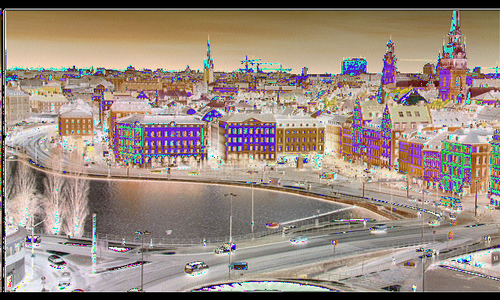
#> input picture src/issue5/imgfac/LL004.png, 500 x 300 px, shrunk from 640 x 384 before the run; the run also reads 2 pictures not shown here
$ jupyter execute issu5.ipynb
#> lines starting #> are read from the running program, lines starting #| are printed output that depends on the picture
### src/issue5/code/route.py
import os
from os import scandir, getcwd
from os import listdir
import re
def ls(donde,filext = '.png'):
#> called with donde = './issue5/img/', filext = '.png'
    lstFiles = []
    os.chdir(donde)
    ruta = os.walk("./")
    for root, dirs, files in ruta:
        for fichero in files:
            (nombreFichero, extension) = os.path.splitext(fichero)
            if(extension == filext):
                if re.match('[H-L]{2}\d',nombreFichero):
                    lstFiles.append(nombreFichero+extension)
    return lstFiles
# [11 lines left out: function lsimg, not called in this run]

### src/issue5/code/divimg.py
import cv2
import numpy as np

from matplotlib import pyplot as plt
plt.rcParams.update({'figure.max_open_warning': 0})


# [21 lines left out: function divimg, not called in this run]

def divimgw(im,factor):
#> called with im = 'LL004.png', factor = 8
    im2 = cv2.imread(im,-1)
    im2 = im2.astype(np.float32)
    im2 -= 32768.0
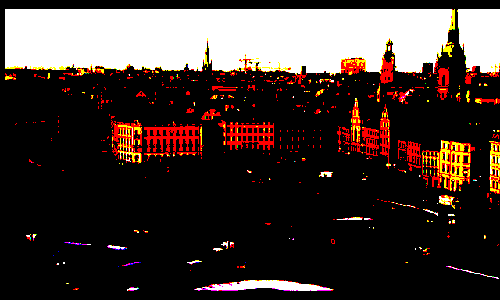
#> im2: shape (300, 500, 3) float32; mean B, G, R -32711.9, -32711.9, -32711.9; drawn with min black and max white
    im2 = im2.astype(np.int16)
    im2 = im2//factor
    im2 = im2*factor
    im2 = im2.astype(np.float32)
    im2 += 32768.0
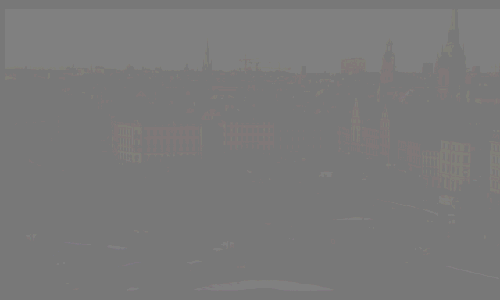
#> im2: shape (300, 500, 3) float32; mean B, G, R 121.6, 121.7, 122.1
    im2 = im2.astype(np.uint16)
    dondesave="../imgfac/"+im
    cv2.imwrite(dondesave,im2)


### src/issue5/code/osfile.py
import os

def main():

    #print("Current Working Directory 1:" , os.getcwd())


    try:
        # Change the current working Directory
        os.chdir("../../")
        print("Directory changed")
    except OSError:
        print("Can't change the Current Working Directory")

    #print("Current Working Directory 2" , os.getcwd())

def img():
    print("Image directory", os.getcwd("./issue5/img"))

def pathlocal():
    print("Current Working Directory " , os.getcwd())

#if __name__ == '__main__':
#    main()

### src/issue5/code/issu5.ipynb
[cell 1]
import cpfiles
import osfile
import route
import os
import numpy as np
import divimg
import showimg
import pywt # pip install pywavelets
from time import sleep

import cv2
from matplotlib import pyplot as plt
plt.rcParams.update({'figure.max_open_warning': 0})

[cell 2]
#Módulo para obtención de las imágenes  en esta caso usamos las de  ../../../sequences/stockholm
cpfiles.cpfile()

extfile=".png"
factor=8

#cambiarme al direccion ./src
osfile.main()

[cell 3]
os.system("python3 -O MDWT.py -p ./issue5/img/ ")

[cell 4]
#capturar los archivos a cuantificar
file=route.ls("./issue5/img/",extfile)
print(file)

[cell 5]
#cuantificar los archivos y guardarlos en la carpeta imgfac
for im in file:
    divimg.divimgw(im,factor)

[cell 6]
osfile.main()
os.system("python3 -O MDWT.py -b -p ./issue5/imgfac/ ")

[cell 7]
#Muestreo
im2 = cv2.imread("./issue5/img/LL004.png",-1)
plt.title("original")
plt.imshow(im2)
plt.show()

im2 = cv2.imread("./issue5/imgfac/LL004.png",-1)
#> im2 is the input picture: shape (300, 500, 4); mean B, G, R, A 127.1, 137.9, 153.9, 255
plt.title("resul")
plt.imshow(im2)
plt.show()


im2 = cv2.imread("./issue5/img/001.png",-1)
plt.title("001.png")
plt.imshow(im2)
plt.show()

im2 = cv2.imread("./issue5/imgfac/001.png",-1)
plt.title(" Reconstruido 001.png")
plt.imshow(im2)
plt.show()
